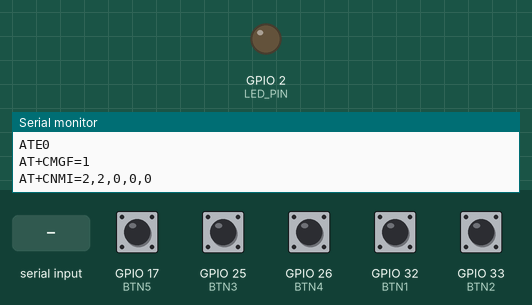
Bench run of a sketch on a simulated ESP32. Parts: output pins drawn as LEDs (lit = HIGH), the last lines printed to the serial monitor. The inputs (shaded band) are chosen by the test bench; at power-on: GPIO 17 (BTN5), GPIO 25 (BTN3), GPIO 26 (BTN4), GPIO 32 (BTN1), GPIO 33 (BTN2) HIGH. No radio packets arrive unless stated.

Above: at 5.2 s.
5.3 s: GPIO 17 (BTN5) pulled LOW for 0.15 s
At 5.61 s:
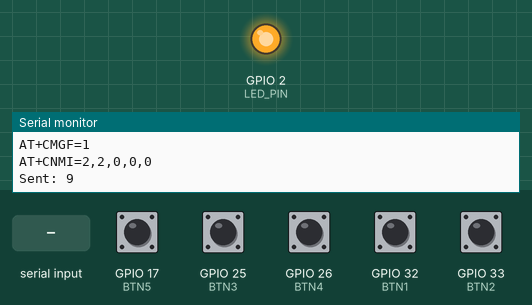
7.1 s: "$" received over Serial
Timing chart, 0 to 10.1 s (numbered marks = the images above; inputs shaded):
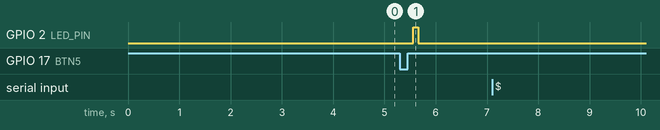

The sketch:

tx.ino
```cpp
#include <SPI.h>
#include <LoRa.h>

// LoRa pins
#define SS 5
#define RST 14
#define DIO0 27

// Button pins
#define BTN1 32
#define BTN2 33
#define BTN3 25
#define BTN4 26
#define BTN5 17

// Built-in LED
#define LED_PIN 2

bool load1=false;
bool load2=false;
bool load3=false;
bool load4=false;

void blinkLED()
{
  digitalWrite(LED_PIN, HIGH);
  delay(100);
  digitalWrite(LED_PIN, LOW);
}

void sendCommand(int cmd)
{
  LoRa.beginPacket();
  LoRa.print(cmd);
  LoRa.endPacket();

  Serial.print("Sent: ");
  Serial.println(cmd);

  blinkLED();
}

void setup()
{
  Serial.begin(9600);

  pinMode(BTN1, INPUT_PULLUP);
  pinMode(BTN2, INPUT_PULLUP);
  pinMode(BTN3, INPUT_PULLUP);
  pinMode(BTN4, INPUT_PULLUP);
  pinMode(BTN5, INPUT_PULLUP);

  pinMode(LED_PIN, OUTPUT);
  digitalWrite(LED_PIN, LOW);

  LoRa.setPins(SS, RST, DIO0);


  if (!LoRa.begin(433E6))
  {
    Serial.println("LoRa Init Failed");
    //while (1);
  }

  Serial.println("LoRa Transmitter Ready");

  Serial.println("AT");
delay(1000);
Serial.println("ATE0");
delay(1000);
Serial.println("AT+CMGF=1");
delay(1000);
Serial.println("AT+CNMI=2,2,0,0,0");
delay(1000);
}

void loop()
{

  // BUTTON 1
  if(digitalRead(BTN1)==LOW)
  {
    delay(200);
    load1=!load1;

    if(load1) sendCommand(1);
    else sendCommand(2);

    while(digitalRead(BTN1)==LOW);
  }

  // BUTTON 2
  if(digitalRead(BTN2)==LOW)
  {
    delay(200);
    load2=!load2;

    if(load2) sendCommand(3);
    else sendCommand(4);

    while(digitalRead(BTN2)==LOW);
  }

  // BUTTON 3
  if(digitalRead(BTN3)==LOW)
  {
    delay(200);
    load3=!load3;

    if(load3) sendCommand(5);
    else sendCommand(6);

    while(digitalRead(BTN3)==LOW);
  }

  // BUTTON 4
  if(digitalRead(BTN4)==LOW)
  {
    delay(200);
    load4=!load4;

    if(load4) sendCommand(7);
    else sendCommand(8);

    while(digitalRead(BTN4)==LOW);
  }

  // BUTTON 5 → ALL OFF
  if(digitalRead(BTN5)==LOW)
  {
    delay(200);

    load1=false;
    load2=false;
    load3=false;
    load4=false;

    sendCommand(9);

    while(digitalRead(BTN5)==LOW);
  }


  // SERIAL COMMAND FORMAT: $1 $2 $3 ... $9
  if (Serial.available())
  {
    int x=Serial.read();
    Serial.print(x);
    if(x == '$')
    {
      while(!Serial.available());

      char cmdChar = Serial.read();

      if(cmdChar >= '0' && cmdChar <= '9')
      {
        int cmd = cmdChar - '0';
        sendCommand(cmd);
      }
    }
  }

}
```

Measured:
- after the input at 5.3 s, GPIO 2 (LED_PIN): LOW → HIGH after 0.26 s, → LOW 0.10 s later
